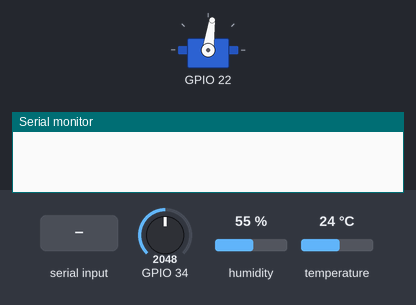
The program below on a simulated ESP32. On the bench: servo, the last lines printed to the serial monitor. The inputs (shaded band) are chosen by the test bench; at power-on: GPIO 34 = 2048, humidity 55 %, temperature 24 °C. Nothing arrives over Bluetooth unless stated.

Above: at 1.2 s.
1.3 s: "30,150\n" received over the second serial link
At 2.9 s:
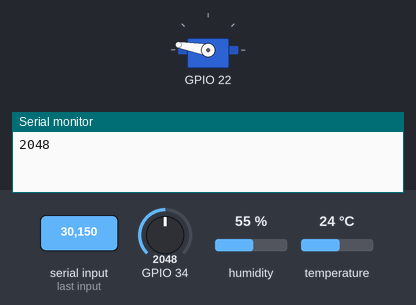
4.3 s: "52\n" received over the second serial link
7.3 s: "53\n" received over the second serial link
At 9.6 s:
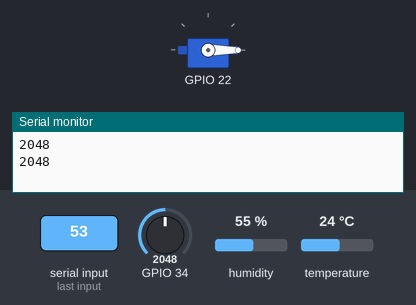
Timing chart, 0 to 11.3 s (numbered marks = the images above; inputs shaded):
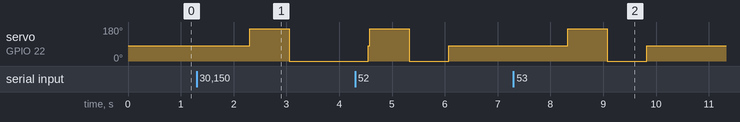

The program:

main.cpp
```cpp
#include <Arduino.h>
#include <servo_controller.h>
#include <dht_sensor.h>
#include <read_analogic_pin.h>
#include <bluetooth_controller.h>
#include <string>

bluetoothController btController;
servoController feederServo;
dhtSensor feederDHT;
readAnalogicPin feederWeight;


void setup() {
  Serial.begin(115200);
  btController.begin();
}

void loop() {

  if(btController.haveComands()){
    // Variables
    String msg          = "";
    String resposne     = "";
    float temp          = -1;
    uint16_t readWeight = -1;
    uint8_t count       =  0; // Count number of
    int isPlateFull     =  1; // Boolean variable to verify state of plate

    btController.readBT(&msg);
    switch (  msg.toInt()  )
    {
    case 49:
      btController.writeBT("ALIMENTAR: DOSE MANUAL PARCIAL");
      feederServo.openFeederParse();
      feederServo.closeFeeder();
      break;

    case 50:
      btController.writeBT("ALIMENTAR: DOSE MANUAL CHEIA");
      feederServo.openFeederFull();
      feederServo.closeFeeder();
      break;

    case 51:
      btController.writeBT("ALIMENTAR: DOSE AUTOMATICA CHEIA");
      while ( isPlateFull )
      {
        count++;
        resposne = "";
        delay(1000);
        resposne.concat("    -");
        resposne.concat(count);
        resposne.concat(" DOSES SERVIDAS");
        btController.writeBT(resposne);
        feederWeight.readPin(&readWeight);
        isPlateFull = feederWeight.isFull(&readWeight);
        Serial.println(readWeight);
        feederServo.openFeederFull();
        feederServo.closeFeeder();

      }
      break;

    case 52:
      resposne = "";
      feederDHT.getTemperature(&temp);
      resposne.concat("TEMPERATURA: ");
      resposne.concat(temp);
      btController.writeBT(resposne);
      break;
    case 53:
      resposne = "";
      feederDHT.getHumidity(&temp);
      resposne.concat("Humidade: ");
      resposne.concat(temp);
      btController.writeBT(resposne);
      break;
    case 54:
      resposne = "";
      feederWeight.readPin(&readWeight);
      resposne.concat("Peso: ");
      resposne.concat(readWeight);
      btController.writeBT(resposne);
      break;
    default:
      btController.writeBT("405");
      break;
    }
  }
}
```

Measured:
- after the input at 1.3 s, servo on GPIO 22: 82° → 170° after 1.0 s, → 0° 0.75 s later
- after the input at 7.3 s, servo on GPIO 22: 82° → 170° after 1.0 s, → 0° 0.75 s later, → 82° 0.75 s later
